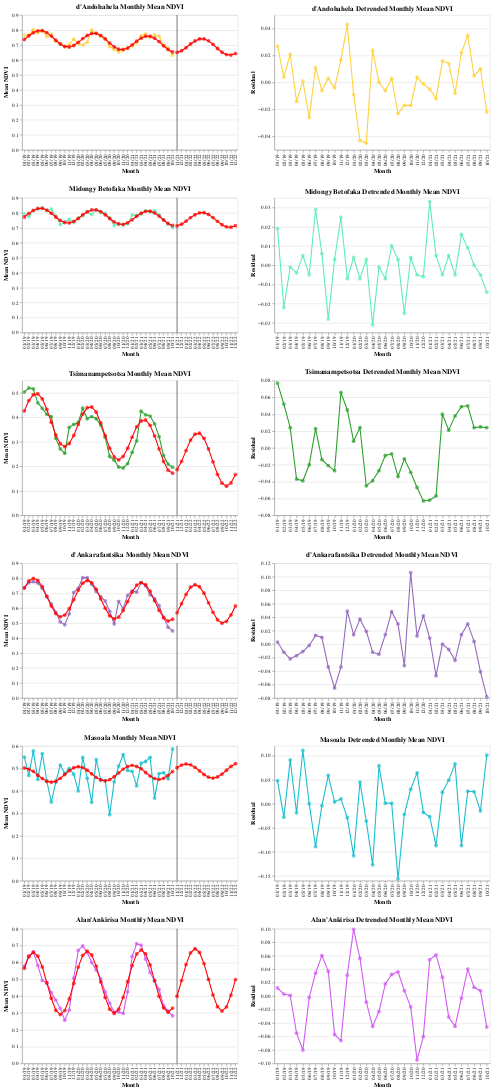

Notebook source saved alongside this figure:
### Code cell
# harmonic models

charts_2, mseHarmonicMod = [], dict()

for i in list(zip(df["Region"].unique(), colors)):
    dfSubset = df[df["Region"] == i[0]]
    timeRadiansTrain = dfSubset["Years Since Epoch (t)"].values * 2 * math.pi
    timeRadiansTest = np.array(epochs2022) * 2 * math.pi
    dfSubset[["cos", "sin"]] = [[math.cos(j), math.sin(j)] for j in timeRadiansTrain]

    trainFeatures, target = dfSubset[["Years Since Epoch (t)", "cos", "sin"]].values, dfSubset["Mean NDVI"].values.reshape(34, 1)

    predFeatures = []
    for j in epochs2022:
        timeRadians = j * 2 * math.pi
        predFeatures.append([j, math.cos(timeRadians), math.sin(timeRadians)])

    harmonicMod = LinearRegression().fit(trainFeatures, target)  
    dfSubset["Fitted Mean NDVI"] = np.round(harmonicMod.predict(trainFeatures), 3)
    dfSubset["Residual"] = np.round(target - harmonicMod.predict(trainFeatures), 3)
    mseHarmonicMod[i[0]] = np.mean(np.square(dfSubset["Residual"]))

    predDf = pd.DataFrame({"Month": formattedAxisDates[34:],
                           "Region": [i[0]] * 14,
                           "Predicted Mean NDVI": harmonicMod.predict(predFeatures
                                                            ).flatten()}
              ).round(3)

    charts_2.append(plotCharts(df_1=dfSubset, df_2=predDf, 
                               color=i[1], region=i[0]))

alt.vconcat(*charts_2)
